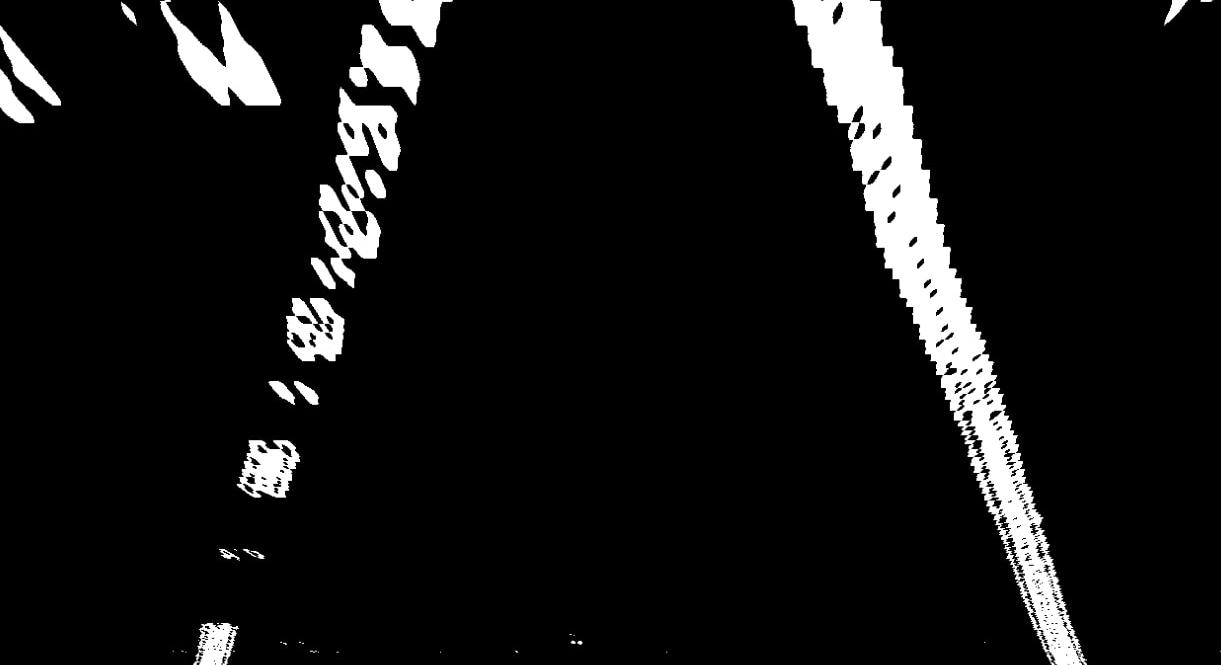
#> input picture test_images/bird_view_straight.jpg, 1221 x 665 px
$ jupyter execute --allow-errors DetectLanePixelsAndFit.ipynb   (older library calls are emulated)
#> lines starting #> are read from the running program, lines starting #| are printed output that depends on the picture; after the words box and inside, x2 and y2 are one past the last pixel; in counts of white or black regions, pixels touching at a corner belong together
[cell 1]
import numpy as np
import matplotlib.image as mpimg
import matplotlib.pyplot as plt
import cv2

# Load our image
binary_warped = mpimg.imread('./test_images/bird_view_straight.jpg')
#> binary_warped is the input picture: shape (665, 1221, 3); min 0, max 255, mean 19.4
binary_warped = cv2.cvtColor(binary_warped, cv2.COLOR_RGB2GRAY)
#> binary_warped: shape (665, 1221)
# plt.figure()
# plt.imshow(binary_warped, cmap='gray')
# plt.show()

class Line():
    def __init__(self):
        # was the line detected in the last iteration?
        self.detected = False
        # x values of the last n fits of the line
        self.recent_xfitted = []
        #average x values of the fitted line over the last n iterations
        self.bestx = None
        #polynomial coefficients averaged over the last n iterations
        self.best_fit = None
        #polynomial coefficients for the most recent fit
        self.current_fit = [np.array([False])]
        #radius of curvature of the line in some units
        self.radius_of_curvature = None
        #distance in meters of vehicle center from the line
        self.line_base_pos = None
        #difference in fit coefficients between last and new fits
        self.diffs = np.array([0,0,0], dtype='float')
        #x values for detected line pixels
        self.allx = None
        #y values for detected line pixels
        self.ally = None

def find_lane_pixels(binary_warped):
    # Take a histogram of the bottom half of the image
    histogram = np.sum(binary_warped[binary_warped.shape[0]//2:,:], axis=0)
#> histogram = 1221 values, max 34536 at index 982, min 0 at index 0, mean 3871.3
    # Create an output image to draw on and visualize the result
    out_img = np.dstack((binary_warped, binary_warped, binary_warped))
    # Find the peak of the left and right halves of the histogram
    # These will be the starting point for the left and right lines
    midpoint = np.int(histogram.shape[0]//2)
#> midpoint = 610
    leftx_base = np.argmax(histogram[:midpoint])
#> leftx_base = 281
    rightx_base = np.argmax(histogram[midpoint:]) + midpoint
#> rightx_base = 982

    # HYPERPARAMETERS
    # Choose the number of sliding windows
    nwindows = 11
    # Set the width of the windows +/- margin
    margin = 100
    # Set minimum number of pixels found to recenter window
    minpix = 50

    # Set height of windows - based on nwindows above and image shape
    window_height = np.int(binary_warped.shape[0]//nwindows)
#> window_height = 60
    # Identify the x and y positions of all nonzero pixels in the image
    nonzero = binary_warped.nonzero()
#> nonzero = 86068 positions, rows 0 to 664, columns 0 to 1220
    nonzeroy = np.array(nonzero[0])
    nonzerox = np.array(nonzero[1])
    # Current positions to be updated later for each window in nwindows
    leftx_current = leftx_base
#> leftx_current = 281
    rightx_current = rightx_base
#> rightx_current = 982

    # Create empty lists to receive left and right lane pixel indices
    left_lane_inds = []
    right_lane_inds = []

    # Step through the windows one by one
    for window in range(nwindows):
        # Identify window boundaries in x and y (and right and left)
        win_y_low = binary_warped.shape[0] - (window+1)*window_height
        win_y_high = binary_warped.shape[0] - window*window_height
        ### TO-DO: Find the four below boundaries of the window ###
        win_xleft_low = leftx_current - margin
        win_xleft_high = leftx_current + margin
        win_xright_low = rightx_current - margin
        win_xright_high = rightx_current + margin

        # Draw the windows on the visualization image
        cv2.rectangle(out_img,(win_xleft_low,win_y_low),(win_xleft_high,win_y_high),(0,255,0), 2)
        cv2.rectangle(out_img,(win_xright_low,win_y_low),(win_xright_high,win_y_high),(0,255,0), 2)

        ### TO-DO: Identify the nonzero pixels in x and y within the window ###
        good_left_inds = (((nonzerox >= win_xleft_low) & (nonzerox < win_xleft_high)) \
                            & ((nonzeroy >= win_y_low) & (nonzeroy < win_y_high))).nonzero()[0]
        good_right_inds = (((nonzerox >= win_xright_low) & (nonzerox < win_xright_high)) \
                            & ((nonzeroy >= win_y_low) & (nonzeroy < win_y_high))).nonzero()[0]

        # Append these indices to the lists
        left_lane_inds.append(good_left_inds)
        right_lane_inds.append(good_right_inds)

        ### TO-DO: If you found > minpix pixels, recenter next window ###\
        if len(good_left_inds) > minpix:
            leftx_current = np.int(np.mean(nonzerox[good_left_inds]))
        if len(good_right_inds) > minpix:
            rightx_current = np.int(np.mean(nonzerox[good_right_inds]))
#> this loop made 11 passes
#> (win_xleft_low, win_xleft_high, win_xright_low, win_xright_high, leftx_current, rightx_current) on passes 1 to 11: (181, 381, 882, 1082, 233, 1052), (133, 333, 952, 1152, 242, 1034), (142, 342, 934, 1134, 262, 1015), (162, 362, 915, 1115, 268, 994), (168, 368, 894, 1094, 294, 973), (194, 394, 873, 1073, 315, 950), (215, 415, 850, 1050, 334, 923), (234, 434, 823, 1023, 349, 904), (249, 449, 804, 1004, 365, 888), (265, 465, 788, 988, 362, 867), (262, 462, 767, 967, 397, 844)
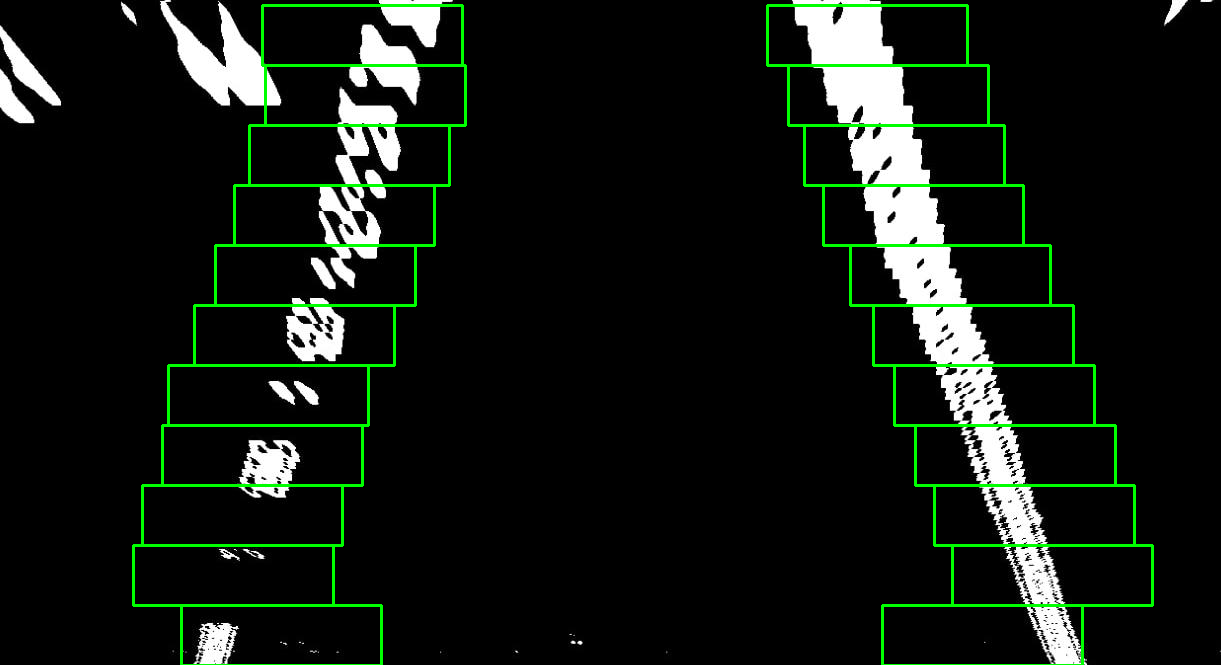
#> out_img: shape (665, 1221, 3); 2.78% of pixels changed, all inside (x1, y1, x2, y2) = (132, 4, 1154, 665); drawn as B, G, R
#> after the loop, left_lane_inds = 11 items; right_lane_inds = 11 items
        ### (`right` or `leftx_current`) on their mean position ###
        #pass # Remove this when you add your function

    # Concatenate the arrays of indices (previously was a list of lists of pixels)
    try:
        left_lane_inds = np.concatenate(left_lane_inds)
        right_lane_inds = np.concatenate(right_lane_inds)
    except ValueError:
        # Avoids an error if the above is not implemented fully
        pass

    # Extract left and right line pixel positions
    leftx = nonzerox[left_lane_inds]
    lefty = nonzeroy[left_lane_inds]
    rightx = nonzerox[right_lane_inds]
    righty = nonzeroy[right_lane_inds]

    return leftx, lefty, rightx, righty, out_img


def fit_polynomial(binary_warped):
    # Find our lane pixels first
    leftx, lefty, rightx, righty, out_img = find_lane_pixels(binary_warped)

    ### TO-DO: Fit a second order polynomial to each using `np.polyfit` ###
    left_fit = np.polyfit(lefty, leftx, 2)
#> left_fit = [3.3e-06, -0.27, 401.5]
    right_fit = np.polyfit(righty, rightx, 2)
#> right_fit = [1.14e-05, 0.345, 832.9]

    # Generate x and y values for plotting
    ploty = np.linspace(0, binary_warped.shape[0]-1, binary_warped.shape[0] )
#> ploty = 665 values from 0 to 664
    try:
        left_fitx = left_fit[0]*ploty**2 + left_fit[1]*ploty + left_fit[2]
#> left_fitx = 665 values, max 401.5 at index 0, min 223.8 at index 664, mean 312.4
        right_fitx = right_fit[0]*ploty**2 + right_fit[1]*ploty + right_fit[2]
#> right_fitx = 665 values from 832.9 to 1066.9
    except TypeError:
        # Avoids an error if `left` and `right_fit` are still none or incorrect
        print('The function failed to fit a line!')
        left_fitx = 1*ploty**2 + 1*ploty
        right_fitx = 1*ploty**2 + 1*ploty

    ## Visualization ##
    # Colors in the left and right lane regions
    out_img[lefty, leftx] = [255, 0, 0]
    out_img[righty, rightx] = [0, 0, 255]
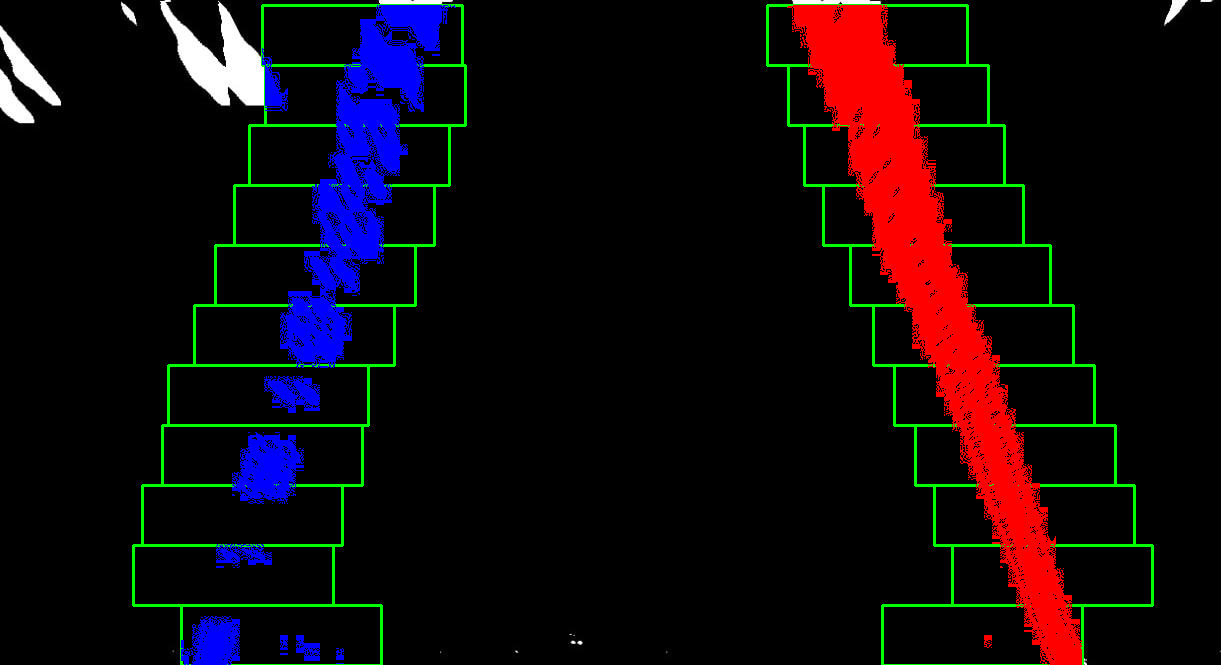
#> out_img: shape (665, 1221, 3); mean of channels 0, 1, 2 11.8, 8.5, 16.3; drawn as B, G, R

    # Plots the left and right polynomials on the lane lines
    plt.plot(left_fitx, ploty, color='yellow')
    plt.plot(right_fitx, ploty, color='yellow')

    return out_img


out_img = fit_polynomial(binary_warped)

plt.imshow(out_img)
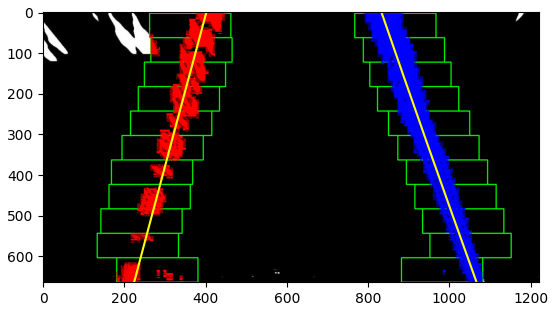
#> figure drawn by matplotlib, 1 panel

$ run again, with test_images/bird_view_curved.jpg copied over test_images/bird_view_straight.jpg
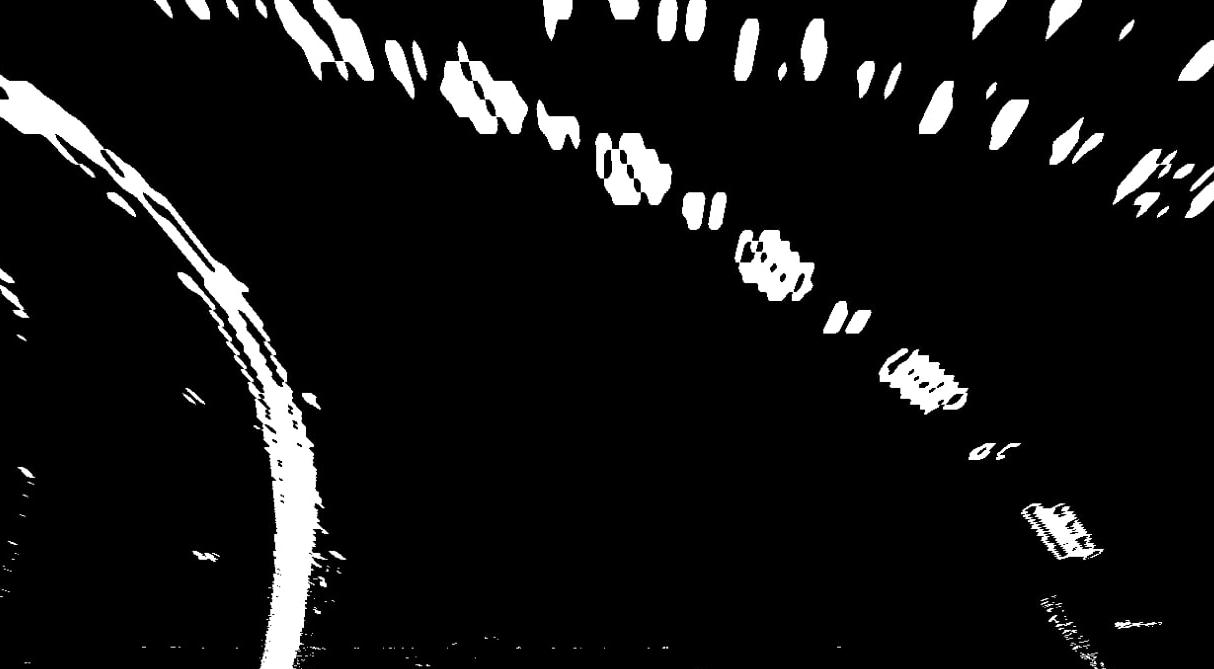
#> input picture test_images/bird_view_curved.jpg, 1214 x 669 px
#> binary_warped is the input picture: shape (669, 1214, 3); min 0, max 255, mean 19.5
#> binary_warped: shape (669, 1214)
#> histogram = 1214 values, max 76154 at index 284, min 0 at index 40, mean 4016.1
#> leftx_base = 284
#> rightx_base = 926
#> nonzero = 107345 positions, rows 0 to 668, columns 0 to 1213
#> in find_lane_pixels, `leftx_current = leftx_base`: leftx_current = 284
#> in find_lane_pixels, `rightx_current = rightx_base`: rightx_current = 926
#> the loop in find_lane_pixels, `for window in range(nwindows):` made 11 passes
#> (win_xleft_low, win_xleft_high, win_xright_low, win_xright_high, leftx_current, rightx_current) on passes 1, 5, 6, 7, 8, 9, 10: (184, 384, 826, 1026, 287, 840), (190, 390, 740, 940, 272, 913), (172, 372, 813, 1013, 245, 875), (145, 345, 775, 975, 212, 802), (112, 312, 702, 902, 160, 741), (60, 260, 641, 841, 102, 660), (2, 202, 560, 760, 35, 659)
#> after the loop in find_lane_pixels, `for window in range(nwindows):`:
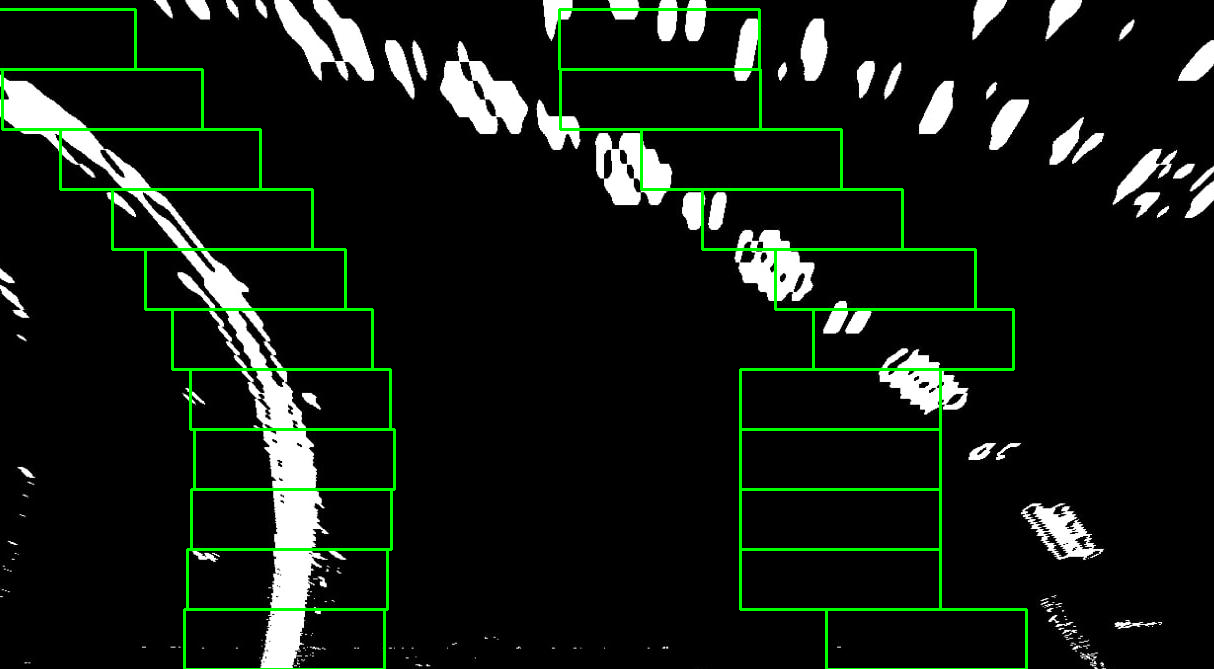
#> out_img: shape (669, 1214, 3); 2.8% of pixels changed, all inside (x1, y1, x2, y2) = (0, 8, 1028, 669); drawn as B, G, R
#> after the loop in find_lane_pixels, `for window in range(nwindows):`: left_lane_inds = 11 items
#> in find_lane_pixels, `right_lane_inds = np.concatenate(right_lane_inds)`: right_lane_inds = 15255 values, max 105757 at index 82, min 3333 at index 11507, mean 49844
#> in find_lane_pixels, `rightx = nonzerox[right_lane_inds]`: rightx = 15255 values, max 953 at index 4620, min 559 at index 11507, mean 771.6
#> in find_lane_pixels, `righty = nonzeroy[right_lane_inds]`: righty = 15255 values, max 655 at index 80, min 9 at index 11507, mean 217.2
#> left_fit = [-0.00141, 1.51, -102.8]
#> right_fit = [0.000693, 0.332, 654.5]
#> left_fitx = 669 values, max 298.7 at index 534, min -102.8 at index 0, mean 190
#> right_fitx = 669 values from 654.5 to 1185.2
#> `[cell 1] import numpy as np import matplotlib.image as mpimg import ma..`:
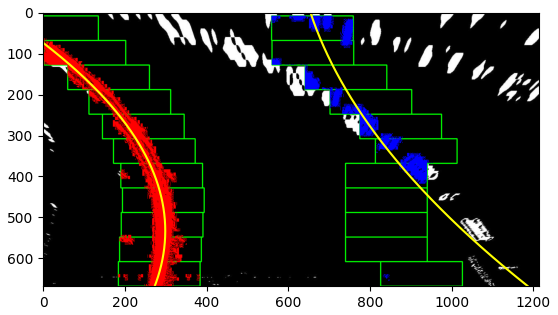
#> figure drawn by matplotlib, 1 panel
